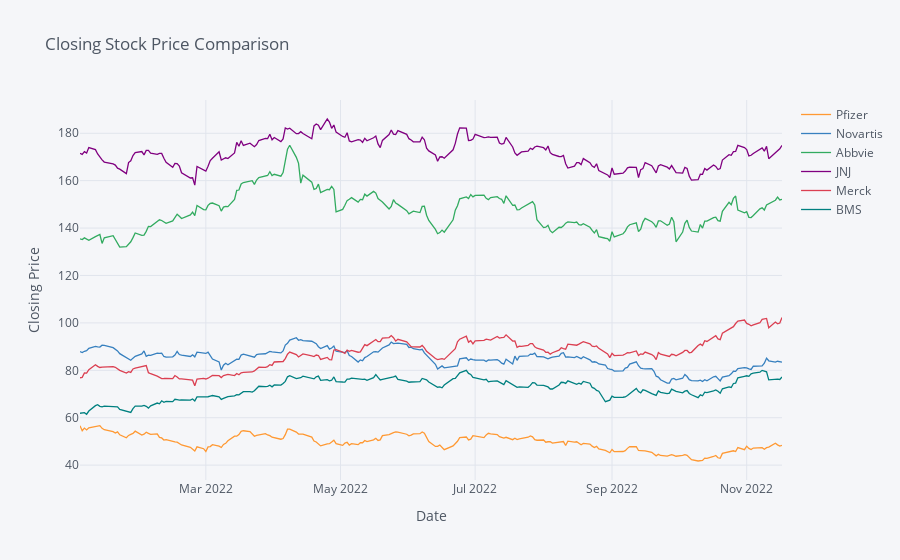

This figure's notebook cell:
### Code cell
#Comparison of the closing stock price of each company over the period of time

Close_df = pd.DataFrame()

Close_df["Dates"] = Pfizer["Date"]
Close_df["Pfizer"] = Pfizer["Close"]
Close_df["Novartis"] = Novartis["Close"]
Close_df["Abbvie"] = Abbvie["Close"]
Close_df["JNJ"] = JNJ["Close"]
Close_df["Merck"] = Merck["Close"]
Close_df["BMS"] = BMS["Close"]

Upd_Close_df = Close_df.set_index('Dates')

Upd_Close_df.iplot(kind='line', xTitle = "Date", yTitle = "Closing Price", title = "Closing Stock Price Comparison")

### Figure 1 — Plotly figure (JSON) as saved in the notebook; plotly's stock layout.template omitted (floating-point values rounded to 4 significant figures; data arrays with more than 128 entries replaced by an {"elided": "..."} marker saying what was removed)
{"data": [{"line": {"color": "rgba(255, 153, 51, 1.0)", "dash": "solid", "shape": "linear", "width": 1.3}, "mode": "lines", "name": "Pfizer", "text": "", "type": "scatter", "x": {"elided": "222 str values"}, "y": {"elided": "222 float values"}}, {"line": {"color": "rgba(55, 128, 191, 1.0)", "dash": "solid", "shape": "linear", "width": 1.3}, "mode": "lines", "name": "Novartis", "text": "", "type": "scatter", "x": {"elided": "222 str values"}, "y": {"elided": "222 float values"}}, {"line": {"color": "rgba(50, 171, 96, 1.0)", "dash": "solid", "shape": "linear", "width": 1.3}, "mode": "lines", "name": "Abbvie", "text": "", "type": "scatter", "x": {"elided": "222 str values"}, "y": {"elided": "222 float values"}}, {"line": {"color": "rgba(128, 0, 128, 1.0)", "dash": "solid", "shape": "linear", "width": 1.3}, "mode": "lines", "name": "JNJ", "text": "", "type": "scatter", "x": {"elided": "222 str values"}, "y": {"elided": "222 float values"}}, {"line": {"color": "rgba(219, 64, 82, 1.0)", "dash": "solid", "shape": "linear", "width": 1.3}, "mode": "lines", "name": "Merck", "text": "", "type": "scatter", "x": {"elided": "222 str values"}, "y": {"elided": "222 float values"}}, {"line": {"color": "rgba(0, 128, 128, 1.0)", "dash": "solid", "shape": "linear", "width": 1.3}, "mode": "lines", "name": "BMS", "text": "", "type": "scatter", "x": {"elided": "222 str values"}, "y": {"elided": "222 float values"}}], "layout": {"legend": {"bgcolor": "#F5F6F9", "font": {"color": "#4D5663"}}, "paper_bgcolor": "#F5F6F9", "plot_bgcolor": "#F5F6F9", "title": {"font": {"color": "#4D5663"}, "text": "Closing Stock Price Comparison"}, "xaxis": {"gridcolor": "#E1E5ED", "showgrid": true, "tickfont": {"color": "#4D5663"}, "title": {"font": {"color": "#4D5663"}, "text": "Date"}, "zerolinecolor": "#E1E5ED"}, "yaxis": {"gridcolor": "#E1E5ED", "showgrid": true, "tickfont": {"color": "#4D5663"}, "title": {"font": {"color": "#4D5663"}, "text": "Closing Price"}, "zerolinecolor": "#E1E5ED"}}}
